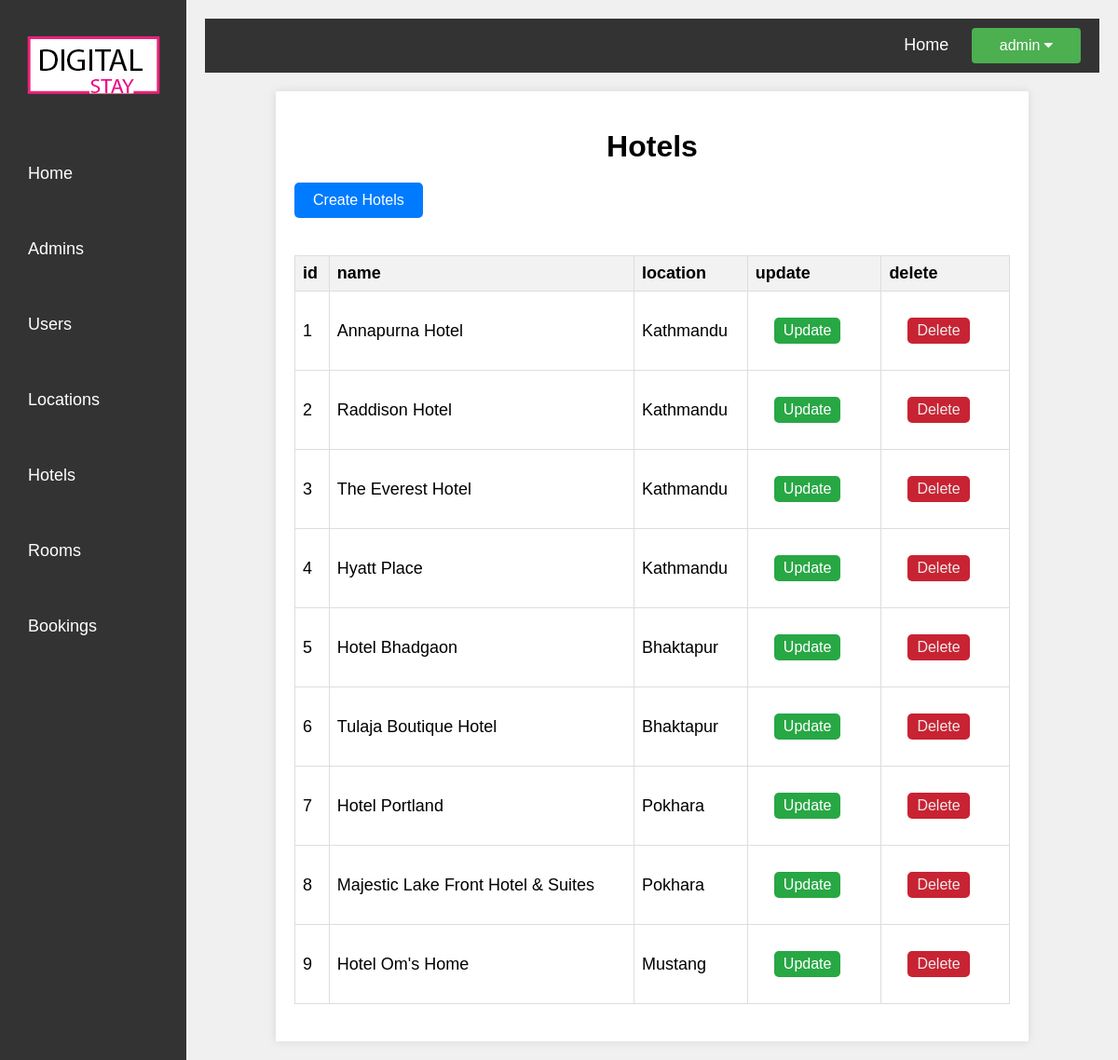
The app's page /admin/get_hotel.php (signed in) with its own data.
### tables this page shows
CREATE TABLE `hotel` (
  `id` int(10) UNSIGNED NOT NULL,
  `name` varchar(50) NOT NULL,
  `address` varchar(100) DEFAULT NULL,
  `image` varchar(255) DEFAULT NULL,
  `description` text DEFAULT NULL,
  `L_id` int(10) UNSIGNED DEFAULT NULL,
  `active_status` enum('active','inactive') DEFAULT 'inactive'
);

CREATE TABLE `location` (
  `id` int(10) UNSIGNED NOT NULL,
  `name` varchar(20) NOT NULL,
  `active_status` tinyint(1) DEFAULT NULL,
  `image` varchar(255) DEFAULT NULL
);

### admin/get_hotel.php (the view, shortened to what this page needs)
<?php
include 'db_connect.php';
$sql = "SELECT
hotel.id,
hotel.name as name,
hotel.address,
hotel.description,
hotel.image,
hotel.active_status,
location.name as location_name
FROM hotel
left join
location on hotel.L_id = location.id
GROUP BY
    hotel.id
ORDER BY
    hotel.id";
$result = $conn->query($sql);
?>
<?php require_once 'components/adminhead.php'; ?>
<?php require_once 'components/header.php'; ?>
<!DOCTYPE html>
<html lang="en">
<head>
</head>
<body><div class="admin-container">
    <h1>Hotels</h1>
    <a href="add_hotel.php" class="create-hotel-btn">Create Hotels</a>
    <table>
        <thead>
            <tr>
                <th>id</th>
                <th>name</th>
                <th>location</th>
                <th>update</th>
                <th>delete</th>
            </tr>
        </thead>
        <tbody>
            <?php
            if ($result->num_rows > 0) {
                while ($row = $result->fetch_assoc()) {
                    echo "<tr>";
                    echo "<td>" . $row['id'] . "</td>";
                    echo "<td><a href='#' class='hotel-name'
                    data-name='" . $row['name'] . "'
                    data-address='" . $row['address'] . "'
                    data-description='" . $row['description'] . "'
                    data-image='" . $row['image'] . "'
                    data-location='" . $row['location_name'] . "'
                    data-status='" . $row['active_status'] . "'>" . $row['name'] . "</a></td>";
                    echo "<td>" . $row['location_name'] . "</td>";
                    echo "<td><form action='update_hotel.php' method='get'>
                        <input type='hidden' name='id' value='" . $row['id'] . "'>
                        <button type='submit'  class='update-btn'>Update</button></form></td>";
                    echo "<td><form action='delete_hotel.php' method='post' class='delete-hotel-form'>
                        <input type='hidden' name='id' value='" . $row['id'] . "'>
                        <button type='submit'  class='delete-btn'>Delete</button></form></td>";
                    echo "</tr>";
                }
            } else {
                echo "<tr><td colspan='7'>No hotels found</td></tr>";
            }
            ?>
        </tbody>
    </table>
    </div>
</body>
</html>

### admin/admincss/admin_css.css (style rules this page uses)
body { margin: 0; font-family: Arial, sans-serif; }
h1 { text-align: center; margin-bottom: 20px; }
.create-hotel-btn { display: inline-block; padding: 10px 20px; margin-bottom: 20px; background-color: #007bff; color: white; text-decoration: none; border-radius: 5px; }
.locationtable th, td { border: 1px solid #ffffff; }
.locationtable th, td { padding: 12px; text-align: left; }
.status-btn, .update-btn, .delete-btn { padding: 5px 10px; text-decoration: none; color: white; border-radius: 5px; }
.update-btn { background-color: #28a745; }
.delete-btn { background-color: #dc3545; }
table { width: fit-content; border-collapse: collapse; margin: 20px 0; font-size: 18px; text-align: left; }
table, th, td { border: 1px solid #ddd; }
th, td { padding: 10px; text-align: center; }
th { background-color: #f2f2f2; }
tr:nth-child(even) { background-color: #f9f9f9; }
button { padding: 10px 20px; background-color: #28a745; color: white; border: none; border-radius: 5px; font-size: 16px; cursor: pointer; }
h1 { text-align: center; }
table { width: 100%; border-collapse: collapse; margin: 20px 0; }
td { background-color: white; }
th, td { padding: 5px; text-align: center; }
th { background-color: #bcb6b6; }
form { max-width: 500px; margin: 0 auto; padding: 20px; background-color: white; }
button { background-color: blue; color: white; cursor: pointer; border: none; }
.admin-container { width: 80%; margin: 0 auto; padding: 20px; background-color: #fff; box-shadow: 0 0 10px rgba(0, 0, 0, 0.1); margin-top: 20px; }
.delete-btn { color:rgb(236, 236, 236); background-color: #c82333; }

### admin/admincss/admin.css (style rules this page uses)
body { font-family: Arial, sans-serif; background-color: #f0f0f0; justify-content: center; align-items: center; height: 100vh; margin: 0; }
button { background-color: #4CAF50; color: white; padding: 10px 30px; border: none; border-radius: 4px; cursor: pointer; }
body { font-family: Arial, sans-serif; margin: 0; padding: 0; }

### admin/get_hotel.php (style rules this page uses)
table { width: 100%; border-collapse: collapse; }
th { background-color: #bcb9b9; }
th, td { border: 1px solid #ddd; padding: 8px; text-align: left; }
th { background-color: #f2f2f2; }
a { text-decoration: none; color: black; }

### records on screen
hotel: id "1", name "Annapurna Hotel", L.name "Kathmandu"
hotel: id "2", name "Raddison Hotel", L.name "Kathmandu"
hotel: id "3", name "The Everest Hotel", L.name "Kathmandu"
hotel: id "4", name "Hyatt Place", L.name "Kathmandu"
hotel: id "5", name "Hotel Bhadgaon", L.name "Bhaktapur"
hotel: id "6", name "Tulaja Boutique Hotel", L.name "Bhaktapur"
hotel: id "7", name "Hotel Portland", L.name "Pokhara"
hotel: id "8", name "Majestic Lake Front Hotel & Suites", L.name "Pokhara"
hotel: id "9", name "Hotel Om's Home", L.name "Mustang"

### other values on screen
$_SESSION['admin_username'] "admin"
